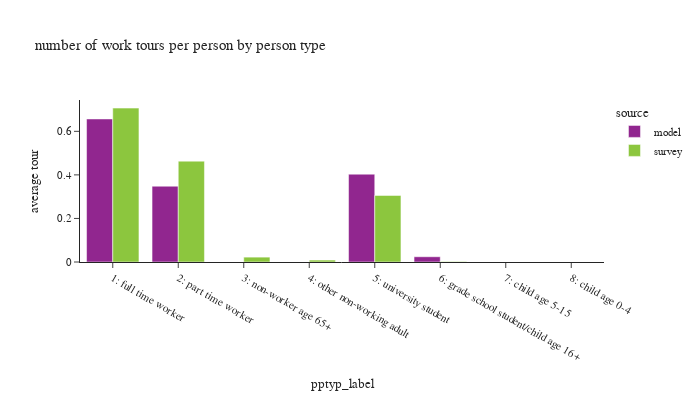

The cell this chart's notebook holds for it:
### Code cell
wk_tour = df_tour.loc[df_tour['pdpurp']==1].copy()

df_plot = wk_tour.groupby(['source','pptyp_label'])['toexpfac'].sum().reset_index(). \
    merge(df_person.groupby(['source','pptyp_label'])['psexpfac'].sum().reset_index(), how='left', on=['source','pptyp_label'])
df_plot['average tour'] = df_plot['toexpfac']/df_plot['psexpfac']
# df_plot
fig = px.bar(df_plot, x='pptyp_label', y="average tour", color="source",
             barmode="group",title="number of work tours per person by person type")
fig.update_layout(height=400, width=700, font=dict(size=11),
                  yaxis=dict(tickformat=".2"))
fig.show()

### Figure 1 — Plotly figure (JSON) as saved in the notebook; plotly's stock layout.template omitted (floating-point values rounded to 4 significant figures)
{"data": [{"alignmentgroup": "True", "hovertemplate": "source=model<br>pptyp_label=%{x}<br>average tour=%{y}<extra></extra>", "legendgroup": "model", "marker": {"color": "#91268F", "pattern": {"shape": ""}}, "name": "model", "offsetgroup": "model", "orientation": "v", "showlegend": true, "textposition": "auto", "type": "bar", "x": ["1: full time worker", "2: part time worker", "3: non-worker age 65+", "4: other non-working adult", "5: university student", "6: grade school student/child age 16+", "7: child age 5-15", "8: child age 0-4"], "xaxis": "x", "y": [0.6568, 0.3481, 0.0, 0.0, 0.4032, 0.02405, 0.0, 0.0], "yaxis": "y"}, {"alignmentgroup": "True", "hovertemplate": "source=survey<br>pptyp_label=%{x}<br>average tour=%{y}<extra></extra>", "legendgroup": "survey", "marker": {"color": "#8CC63E", "pattern": {"shape": ""}}, "name": "survey", "offsetgroup": "survey", "orientation": "v", "showlegend": true, "textposition": "auto", "type": "bar", "x": ["1: full time worker", "2: part time worker", "3: non-worker age 65+", "4: other non-working adult", "5: university student", "6: grade school student/child age 16+", "7: child age 5-15", "8: child age 0-4"], "xaxis": "x", "y": [0.7067, 0.4631, 0.02235, 0.008944, 0.3056, 0.002291, 8.658e-05, 0.0], "yaxis": "y"}], "layout": {"barmode": "group", "font": {"size": 11}, "height": 400, "legend": {"title": {"text": "source"}, "tracegroupgap": 0}, "title": {"text": "number of work tours per person by person type"}, "width": 700, "xaxis": {"anchor": "y", "domain": [0.0, 1.0], "title": {"text": "pptyp_label"}}, "yaxis": {"anchor": "x", "domain": [0.0, 1.0], "tickformat": ".2", "title": {"text": "average tour"}}}}
